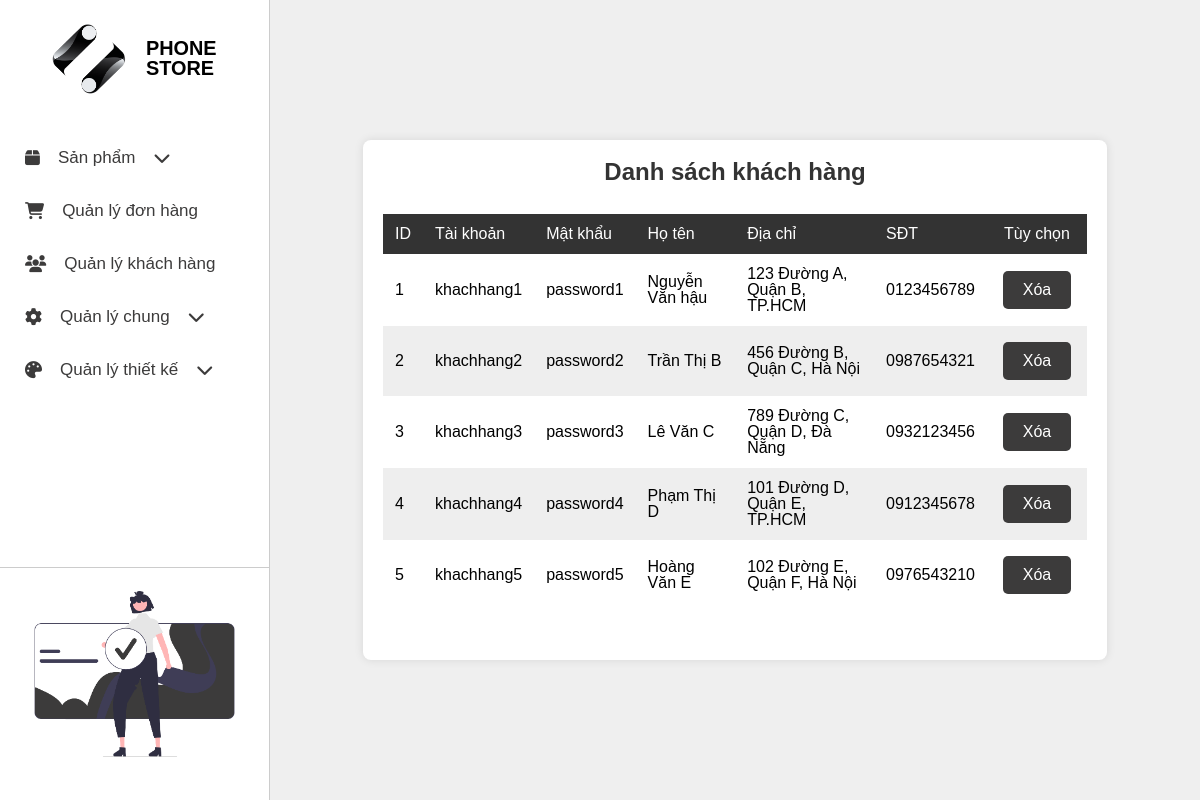
The page /app/views/admin/index.php?page=qlkhachhang on the database its author committed.
### tables this page shows
CREATE TABLE `tbl_logo` (
  `id_logo` int(11) NOT NULL,
  `img_path` varchar(100) NOT NULL
);

CREATE TABLE `tbl_khachhang` (
  `id_kh` int(10) NOT NULL,
  `user` varchar(100) NOT NULL,
  `password` varchar(100) NOT NULL,
  `hoten` varchar(100) NOT NULL,
  `diachi` varchar(100) NOT NULL,
  `sdt` varchar(15) NOT NULL
);

### app/controllers/Admin/logoController/hienthi_logo_controller.php (called while the page is built)
<?php
  include_once($_SERVER['DOCUMENT_ROOT'] . '/BTL_web/app/models/logo.php');
  $logo = new data_logo();
  $result = $logo->hienthi_logo();
?>

### app/models/logo.php (called while the page is built, shortened)
<?php
include_once($_SERVER['DOCUMENT_ROOT'] . '/BTL_web/config/dbconnect.php');
class data_logo{
    public function hienthi_logo(){
        global $conn;
        $sql = "SELECT * FROM tbl_logo";
        $result = mysqli_query($conn, $sql);
        return $result;
    }
}
?>

### app/controllers/Admin/khachhangController/hienthi_khachhang_controller.php (called while the page is built)
<?php
  include_once($_SERVER['DOCUMENT_ROOT'] . '/BTL_web/app/models/khachhang.php');
  $khachhang = new data_khachhang();
  $result = $khachhang->hien_thi_khachhang();
?>

### app/models/khachhang.php (called while the page is built, shortened)
<?php
  include($_SERVER['DOCUMENT_ROOT'] . "/BTL_web/config/dbconnect.php");
  class data_khachhang
  {
    public function hien_thi_khachhang(){
      global $conn;
      $sql = "SELECT * FROM tbl_khachhang";
      $result = mysqli_query($conn, $sql);
      return $result;
    }
}
?>

### app/views/admin/khachhang/view_list_khachhang.php (the view)
<?php
  include_once($_SERVER['DOCUMENT_ROOT'] . '/BTL_web/app/controllers/Admin/khachhangController/hienthi_khachhang_controller.php');
  global $result;
?>
<link rel="stylesheet" href="/BTL_web/app/views/admin/khachhang/view_list_khachhang.css">
<div class="container">
  <h2>Danh sách khách hàng</h2>
  <div class="table-container">
    <table>
      <thead>
          <td>ID</td>
          <td>Tài khoản</td>
          <td>Mật khẩu</td>
          <td>Họ tên</td>
          <td>Địa chỉ</td>
          <td>SĐT</td>
          <td>Tùy chọn</td>
      </thead>
      <tbody>
        <?php
          while($row = mysqli_fetch_assoc($result)){
            echo "<tr>";
            echo "  <td>{$row['id_kh']}</td>";
            echo "  <td>{$row['user']}</td>";
            echo "  <td>{$row['password']}</td>";
            echo "  <td>{$row['hoten']}</td>";
            echo "  <td>{$row['diachi']}</td>";
            echo "  <td>{$row['sdt']}</td>";
            echo "  <td><a href='/BTL_web/app/controllers/Admin/khachhangController/xoa_khachhang_controller.php?id_kh={$row['id_kh']}'><button type='button'>Xóa</button></a></td>";
            echo "</tr>";
          }
        ?>
      </tbody>
    </table>
  </div>
</div>

### app/views/admin/index.php (shortened to what this page needs)
<?php
    include_once($_SERVER['DOCUMENT_ROOT'] . '/BTL_web/app/controllers/Admin/logoController/hienthi_logo_controller.php');
    $row_logo = mysqli_fetch_assoc($result);
?>
<!DOCTYPE html>
<html lang="en">
<head>
    <link rel="stylesheet" href="https://cdnjs.cloudflare.com/ajax/libs/font-awesome/6.6.0/css/all.min.css" />
    <link rel="stylesheet" href="./index.css">
</head>
<body>
    <div class="sidebar">
        <div class = "div_logo">
            <a href="./" class="logo">
                <img src="<?php echo $row_logo['img_path']; ?>" width="100px" alt="Logo">
                <h3>PHONE STORE</h3>
            </a>
        </div>
        <ul>
            <li class="menu">
                <a href="">
                    <i class="fas fa-box"></i> <span>Sản phẩm</span>
                    <i class="fas fa-chevron-down dropdown-icon"></i>
                </a>
            </li>
            <li >
                <a href="?page=qldonhang">
                    <i class="fas fa-shopping-cart"></i> <span>Quản lý đơn hàng</span>
                </a>
            </li>
            <li>
                <a href="?page=qlkhachhang">
                    <i class="fas fa-users"></i> <span>Quản lý khách hàng</span>
                </a>
            </li>
            <li class="menu">
                <a href="#">
                    <i class="fa-solid fa-gear"></i> <span>Quản lý chung</span>
                    <i class="fas fa-chevron-down dropdown-icon"></i>
                </a>
            </li>
            <li class="menu">
                <a href="#">
                    <i class="fas fa-palette"></i> <span>Quản lý thiết kế</span>
                    <i class="fas fa-chevron-down dropdown-icon"></i>
                </a>
            </li>
        </ul>
        <div class="div_img">
            <img src="/BTL_web/public/imgs/admin_div_sidebar.png" alt="">
        </div>
    </div>
    <div class="main">
        <?php
            if(isset($_GET['page']) && $_GET['page'] == 'qlsanpham') {
                include("./sanpham/view_list_sanpham.php");
            }
            else if(isset($_GET['page']) && $_GET['page'] == 'them_sanpham') {
                include("./sanpham/view_them_sanpham.php");
            }
            else if(isset($_GET['page']) && $_GET['page'] == 'sua_sanpham') {
                include("./sanpham/view_sua_sanpham.php");
            }
            else if(isset($_GET['page']) && $_GET['page'] == 'them_hang') {
                include("./hang/view_them_hang.php");
            }
            else if(isset($_GET['page']) && $_GET['page'] == 'sua_hang') {
                include("./hang/view_sua_hang.php");
            }
            else if(isset($_GET['page']) && $_GET['page'] == 'qlhang') {
                include("./hang/view_list_hang.php");
            }
            else if(isset($_GET['page']) && $_GET['page'] == 'qldonhang') {
                include("./donhang/view_list_donhang.php");
            }
            else if(isset($_GET['page']) && $_GET['page'] == 'chitiet_donhang') {
                include("./donhang/view_chitiet_donhang.php");
            }
            else if(isset($_GET['page']) && $_GET['page'] == 'qlkhachhang') {
                include("./khachhang/view_list_khachhang.php");
            }
        ?>
    </div>
</body>
</html>

### app/views/admin/index.css (style rules this page uses)
*, *:before, *:after { box-sizing: border-box; }
* { margin: 0; padding: 0; font-family: sans-serif; }
img, picture, svg, video { display: block; max-width: 100%; }
button { cursor: pointer; background-color: transparent; outline: none; border: 0; }
body { min-height: 100vh; font-weight: 400; font-size: 16px; line-height: 1; }
a { text-decoration: none; color: inherit; }
body { display: grid; grid: "sidebar body" 1fr / 270px 1fr; }
.sidebar { background-color: #fff; font-size: 17px; display: flex; flex-direction: column; border-right: 1px solid #ccc; }
.div_logo { display: flex; justify-content: center; align-items: center; padding: 12px; margin-bottom: 25px; margin-top: 12px; }
.div_logo a { display: flex; justify-content: center; align-items: center; gap: 20px; }
.logo { width: 30%; height: 30%; display: block; }
.sidebar ul { list-style-type: none; padding: 0; margin: 0; }
.sidebar li { padding: 18px 25px; transition: all 0.3s ease; cursor: pointer; color: #3c3b3b; }
.sidebar li a { display:flex; align-items:center; justify-content:start; gap:18px; }
.sidebar li.menu { position: relative; }
.div_img { margin-top: auto; margin-bottom: 20px; border-top: 1px solid #ccc; }
.main { background-color: #efefef; display: flex; justify-content: center; align-items: center; }

### app/views/admin/khachhang/view_list_khachhang.css (style rules this page uses)
.container { width: 80%; margin: 50px auto; background-color: #fff; padding: 20px; border-radius: 8px; box-shadow: 0 0 10px rgba(0, 0, 0, 0.1); }
.container h2 { text-align: center; margin-bottom: 20px; color: #333; }
.container table { width: 100%; border-collapse: collapse; }
.container .table-container { max-height: 60vh; overflow-y: scroll; margin: 30px 0; }
.container thead { color: #fff; background-color: #333; position: sticky; top: 0; }
.container tr { height: 40px; }
.container th, .container td { padding: 12px; text-align: left; }
.container tr:nth-child(even) { background-color: #EEEEEE; }
.container a { color: #007bff; text-decoration: none; }
.container button { color: #fff; padding: 10px 20px; text-align: center; text-decoration: none; display: inline-block; font-size: 16px; margin: 4px 2px; cursor: pointer; border-radius: 5px; background-color: #3c3b3b; border: none; transition: all 0.3s ease; }
.container table td:nth-last-child(-n+1) { text-align: center; width: 100px; }

### rows shown on the page
tbl_logo: img_path (picture)
tbl_khachhang: id_kh "1", user "khachhang1", password "password1", hoten "Nguyễn Văn hậu", diachi "123 Đường A, Quận B, TP.HCM", sdt "0123456789"
tbl_khachhang: id_kh "2", user "khachhang2", password "password2", hoten "Trần Thị B", diachi "456 Đường B, Quận C, Hà Nội", sdt "0987654321"
tbl_khachhang: id_kh "3", user "khachhang3", password "password3", hoten "Lê Văn C", diachi "789 Đường C, Quận D, Đà Nẵng", sdt "0932123456"
tbl_khachhang: id_kh "4", user "khachhang4", password "password4", hoten "Phạm Thị D", diachi "101 Đường D, Quận E, TP.HCM", sdt "0912345678"
tbl_khachhang: id_kh "5", user "khachhang5", password "password5", hoten "Hoàng Văn E", diachi "102 Đường E, Quận F, Hà Nội", sdt "0976543210"
